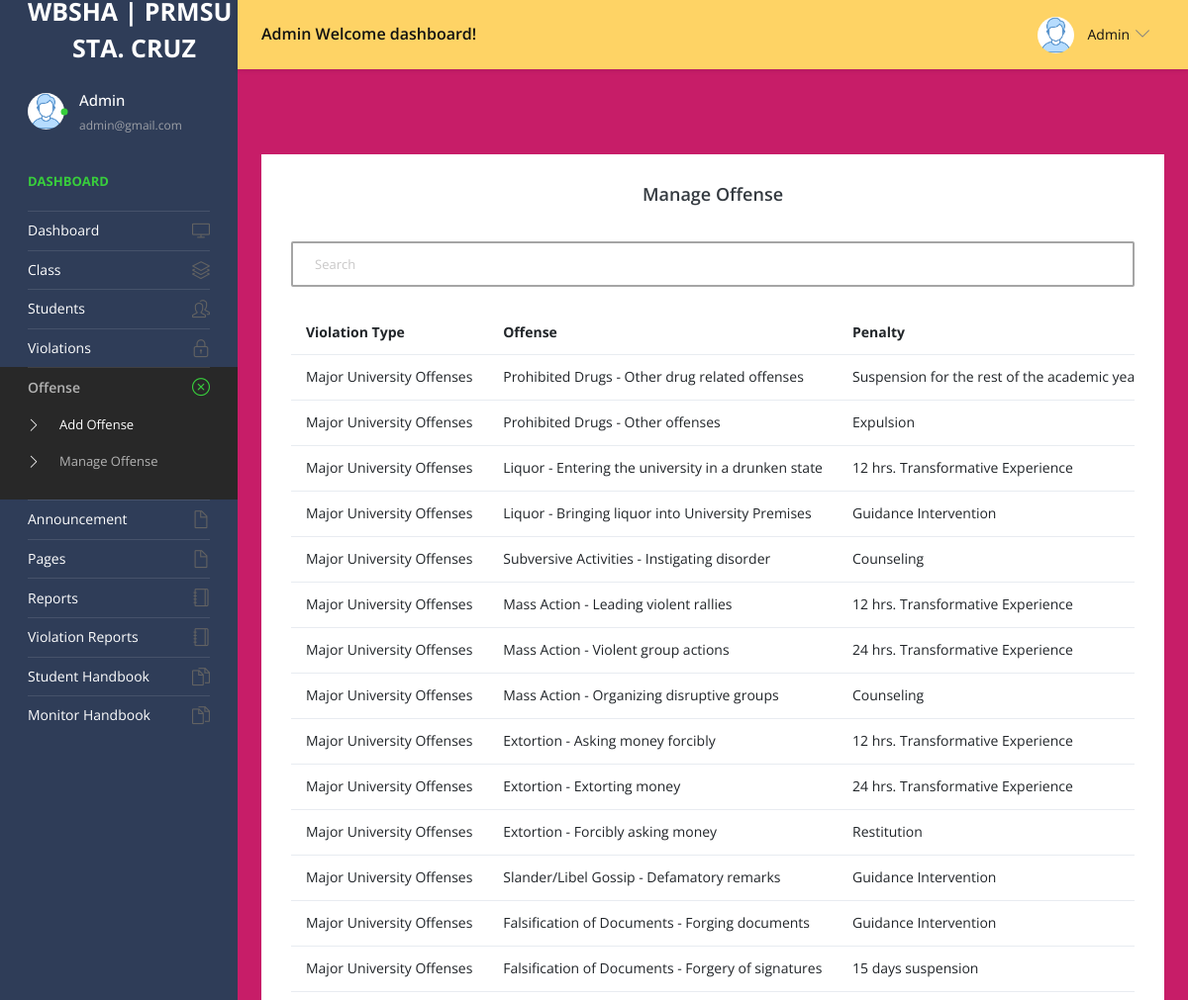
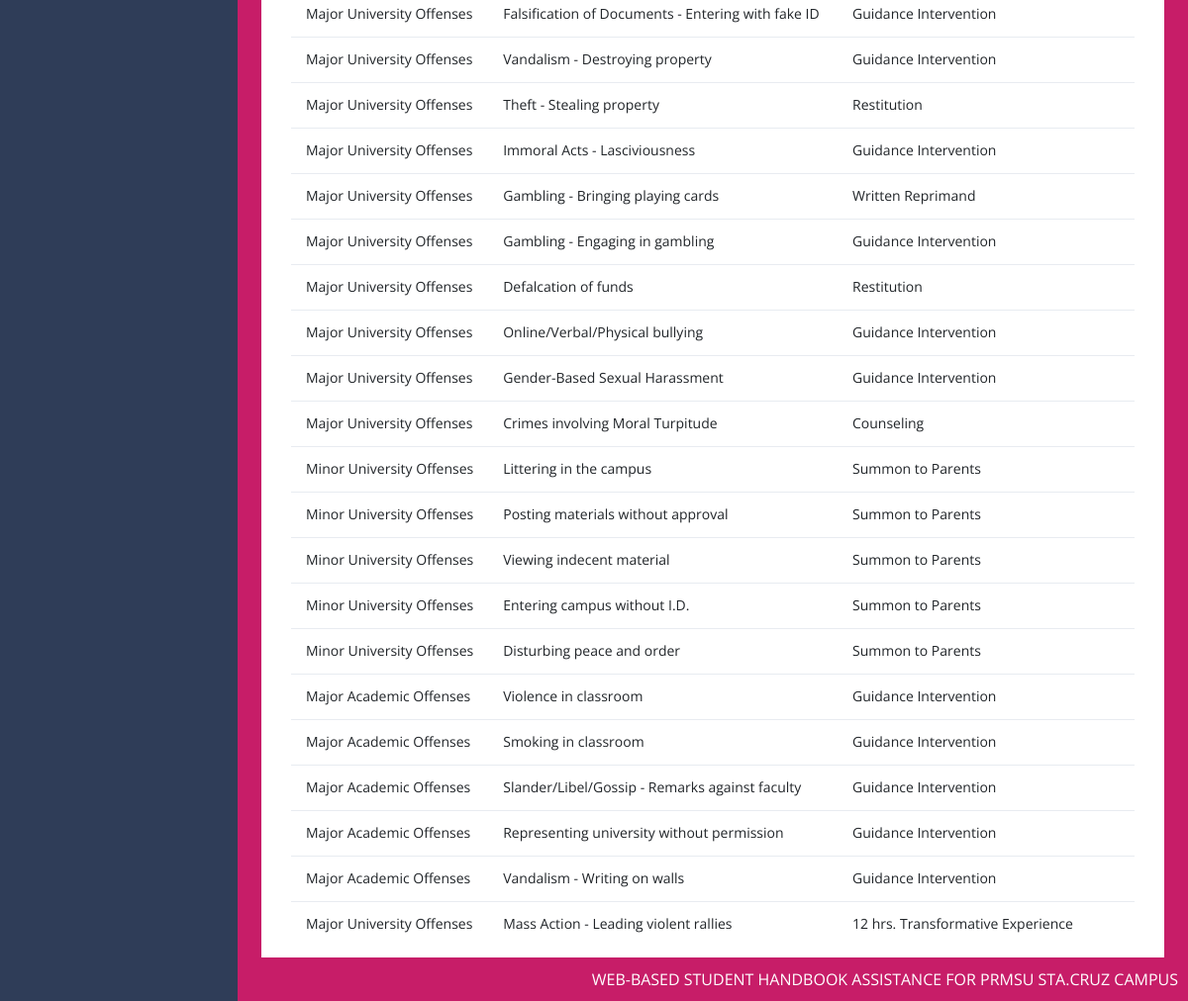
Screenshot of /admin/manage-offense.php (signed in) with the database file from the repository (2 pictures, top to bottom).
### tables this page shows
CREATE TABLE `tblviolations` (
  `id` int(11) NOT NULL,
  `student_id` int(11) NOT NULL,
  `violation_date` date NOT NULL,
  `violation_type` varchar(255) NOT NULL,
  `description` text NOT NULL,
  `Sanction` int(11) NOT NULL,
  `penalty` varchar(255) NOT NULL
);

### admin/manage-offense.php (the view, shortened to what this page needs)
<?php
include('includes/dbconnection.php');
if (strlen($_SESSION['sturecmsaid'] == 0)) {
  header('location:logout.php');
} else {
  ?>
  <!DOCTYPE html>
  <html lang="en">
  <head>
    <link rel="stylesheet" href="vendors/simple-line-icons/css/simple-line-icons.css">
    <link rel="stylesheet" href="vendors/flag-icon-css/css/flag-icon.min.css">
    <link rel="stylesheet" href="vendors/css/vendor.bundle.base.css">
    <link rel="stylesheet" href="./vendors/daterangepicker/daterangepicker.css">
    <link rel="stylesheet" href="./vendors/chartist/chartist.min.css">
    <link rel="stylesheet" href="./css/style.css">
  </head>
  <body>
    <div class="container-scroller">
      <?php include_once('includes/header.php'); ?>
      <div class="container-fluid page-body-wrapper">
        <?php include_once('includes/sidebar.php'); ?>
        <div class="main-panel">
          <div class="content-wrapper" style="background-color: #c71d68;">
            <div class="page-header">
              <nav aria-label="breadcrumb">
                <ol class="breadcrumb">
                </ol>
              </nav>
            </div>
            <div class="row">
              <div class="col-12 grid-margin stretch-card">
                <div class="card">
                  <div class="card-body">
                    <h4 class="card-title" style="text-align: center;">Manage Offense</h4>
                    <div class="table-responsive">
                      <input style="border: 2px #a5a5a5 solid;" type="text" id="searchInput" onkeyup="filterTable()"
                        placeholder="Search" class="form-control mb-4 mt-4">
                      <table class="table table-responsive" id="table">
                        <thead>
                          <tr>
                            <th class="font-weight-bold">Violation Type</th>
                            <th class="font-weight-bold">Offense</th>
                            <th class="font-weight-bold">Penalty</th>
                          </tr>
                        </thead>
                        <tbody>
                          <?php
                          if (isset($_GET['pageno'])) {
                            $pageno = $_GET['pageno'];
                          } else {
                            $pageno = 1;
                          }
                          $no_of_records_per_page = 1000;
                          $offset = ($pageno - 1) * $no_of_records_per_page;
                          $sql = "SELECT * FROM tblviolations LIMIT $offset, $no_of_records_per_page";
                          $query = $dbh->prepare($sql);
                          $query->execute();
                          $results = $query->fetchAll(PDO::FETCH_OBJ);
                          $cnt = 1;
                          if ($query->rowCount() > 0) {
                            foreach ($results as $row) { ?>
                              <tr>
                                <td><?php echo htmlentities($row->violation_type); ?></td>
                                <td><?php echo htmlentities($row->description); ?></td>
                                <td><?php echo htmlentities($row->penalty); ?></td>
                              </tr><?php $cnt++;
                            }
                          } ?>
                        </tbody>
                      </table>
                    </div>
                  </div>
                </div>
              </div>
            </div>
          </div>
        </div>
      </div>
    </div>
    <?php include_once('includes/footer.php'); ?>
  </body>
  </html>
<?php } ?>

### admin/includes/header.php (shortened to what this page needs)
<head>
</head>
<nav class="navbar default-layout-navbar col-lg-12 col-12 p-0 fixed-top d-flex flex-row" style="background-color: #FED365;">
  <div class="navbar-brand-wrapper d-flex align-items-center"style="background-color: #2f3d58;">
    <a class="navbar-brand brand-logo" href="dashboard.php">
         <strong style="color: white; display: block; font-size: 25px; line-height: 1; font-weight: bold;">
</strong>
<span style="display: block; font-size: 25px; color: white; margin-top: 0px; padding-left: 45px; padding-right: 1px; font-weight: bold;">
  STA. CRUZ
</span>
    </a>
  </div><?php
  $aid = $_SESSION['sturecmsaid'];
  $sql = "SELECT * from tbladmin where ID=:aid";
  $query = $dbh->prepare($sql);
  $query->bindParam(':aid', $aid, PDO::PARAM_STR);
  $query->execute();
  $results = $query->fetchAll(PDO::FETCH_OBJ);
  if ($query->rowCount() > 0) {
    foreach ($results as $row) { ?>
      <div class="navbar-menu-wrapper d-flex align-items-center flex-grow-1">
        <h5 class="mb-0 font-weight-medium d-none d-lg-flex"><?php echo htmlentities($row->AdminName); ?> Welcome dashboard!
        </h5>
        <ul class="navbar-nav navbar-nav-right ml-auto">
          <li class="nav-item dropdown d-none d-xl-inline-flex user-dropdown">
            <a class="nav-link dropdown-toggle" id="UserDropdown" href="#" data-toggle="dropdown" aria-expanded="false">
              <img class="img-xs rounded-circle ml-2" src="images/faces/face8.jpg" alt="Profile image"> <span
                class="font-weight-normal"> <?php echo htmlentities($row->AdminName); ?> </span></a>
              </div><?php $cnt = $cnt + 1;
    }
  } ?>
      </li>
    </ul>
  </div>
</nav>

### admin/includes/sidebar.php (shortened to what this page needs)
<nav class="sidebar sidebar-offcanvas" id="sidebar" style="background-color: #2f3d58;">
  <ul class="nav">
    <li class="nav-item nav-profile">
      <a href="#" class="nav-link">
        <div class="profile-image">
          <img class="img-xs rounded-circle" src="images/faces/face8.jpg" alt="profile image">
          <div class="dot-indicator bg-success"></div>
        </div>
        <div class="text-wrapper">
          <?php
          $aid = $_SESSION['sturecmsaid'];
          $sql = "SELECT * from tbladmin where ID=:aid";
          $query = $dbh->prepare($sql);
          $query->bindParam(':aid', $aid, PDO::PARAM_STR);
          $query->execute();
          $results = $query->fetchAll(PDO::FETCH_OBJ);
          $cnt = 1;
          if ($query->rowCount() > 0) {
            foreach ($results as $row) { ?>
              <p class="profile-name"><?php echo htmlentities($row->AdminName); ?></p>
              <p class="designation"><?php echo htmlentities($row->Email); ?></p><?php $cnt = $cnt + 1;
            }
          } ?>
        </div>
      </a>
    </li>
    <li class="nav-item nav-category">
      <span class="nav-link">Dashboard</span>
    </li>
    <li class="nav-item">
      <a class="nav-link" href="dashboard.php">
        <span class="menu-title">Dashboard</span>
        <i class="icon-screen-desktop menu-icon"></i>
      </a>
    </li>
    <li class="nav-item">
      <a class="nav-link" data-toggle="collapse" href="#ui-basic" aria-expanded="false" aria-controls="ui-basic">
        <span class="menu-title">Class</span>
        <i class="icon-layers menu-icon"></i>
      </a>
    </li>
    <li class="nav-item">
      <a class="nav-link" data-toggle="collapse" href="#ui-basic1" aria-expanded="false" aria-controls="ui-basic1">
        <span class="menu-title">Students</span>
        <i class="icon-people menu-icon"></i>
      </a>
    </li>
    <li class="nav-item">
      <a class="nav-link" data-toggle="collapse" href="#violations" aria-expanded="false" aria-controls="violations">
        <span class="menu-title">Violations</span>
        <i class="icon-lock menu-icon"></i>
      </a>
    </li>
    <li class="nav-item">
      <a class="nav-link" data-toggle="collapse" href="#offense" aria-expanded="false" aria-controls="offense">
        <span class="menu-title">Offense</span>
        <i class="icon-close menu-icon"></i>
      </a>
      <div class="collapse" id="offense">
        <ul class="nav flex-column sub-menu">
          <li class="nav-item"> <a class="nav-link" href="add-offense.php">Add Offense</a></li>
          <li class="nav-item"> <a class="nav-link" href="manage-offense.php">Manage Offense</a></li>
        </ul>
      </div>
    </li>
    <li class="nav-item">
      <a class="nav-link" data-toggle="collapse" href="#auth" aria-expanded="false" aria-controls="auth">
        <span class="menu-title">Announcement </span>
        <i class="icon-doc menu-icon"></i>
      </a>
    </li>
    <li class="nav-item">
      <a class="nav-link" data-toggle="collapse" href="#auth2" aria-expanded="false" aria-controls="auth">
        <span class="menu-title">Pages</span>
        <i class="icon-doc menu-icon"></i>
      </a>
    </li>
    <li class="nav-item">
      <a class="nav-link" href="between-dates-reports.php">
        <span class="menu-title">Reports</span>
        <i class="icon-notebook menu-icon"></i>
      </a>
    </li>
    <li class="nav-item">
      <a class="nav-link" href="violation-report.php">
        <span class="menu-title">Violation Reports</span>
        <i class="icon-notebook menu-icon"></i>
      </a>
    </li>
    <li class="nav-item">
      <a class="nav-link" href="handbook2.php">
        <span class="menu-title">Student Handbook</span>
        <i class="icon-docs menu-icon"></i>
      </a>
    </li>
    <li class="nav-item">
      <a class="nav-link" href="monitor.php">
        <span class="menu-title">Monitor Handbook</span>
        <i class="icon-docs menu-icon"></i>
      </a>
    </li>
  </ul>
</nav>

### admin/includes/footer.php (shortened to what this page needs)
<footer>
  <p>WEB-BASED STUDENT HANDBOOK ASSISTANCE FOR PRMSU STA.CRUZ CAMPUS</p>
</footer>

### admin/includes/footer.php (style rules this page uses)
footer { position: fixed; bottom: 0; left: 0; z-index: 0; background-color: #c71d68; width: 100%; padding: 10px; display: flex; align-items: center; color: #fff; justify-content: flex-end; }
footer > p { margin: 0; font-size: 16px; }

### rows the page displays
tblviolations: violation_type "Major University Offenses", description "Prohibited Drugs - Other drug related offenses", penalty "Suspension for the rest of the academic…"
tblviolations: violation_type "Major University Offenses", description "Prohibited Drugs - Other offenses", penalty "Expulsion"
tblviolations: violation_type "Major University Offenses", description "Liquor - Entering the university in a drunken state", penalty "12 hrs. Transformative Experience"
tblviolations: violation_type "Major University Offenses", description "Liquor - Bringing liquor into University Premises", penalty "Guidance Intervention"
tblviolations: violation_type "Major University Offenses", description "Subversive Activities - Instigating disorder", penalty "Counseling"
tblviolations: violation_type "Major University Offenses", description "Mass Action - Leading violent rallies", penalty "12 hrs. Transformative Experience"
tblviolations: violation_type "Major University Offenses", description "Mass Action - Violent group actions", penalty "24 hrs. Transformative Experience"
tblviolations: violation_type "Major University Offenses", description "Mass Action - Organizing disruptive groups", penalty "Counseling"
tblviolations: violation_type "Major University Offenses", description "Extortion - Asking money forcibly", penalty "12 hrs. Transformative Experience"
tblviolations: violation_type "Major University Offenses", description "Extortion - Extorting money", penalty "24 hrs. Transformative Experience"
tblviolations: violation_type "Major University Offenses", description "Extortion - Forcibly asking money", penalty "Restitution"
tblviolations: violation_type "Major University Offenses", description "Slander/Libel Gossip - Defamatory remarks", penalty "Guidance Intervention"
tblviolations: violation_type "Major University Offenses", description "Falsification of Documents - Forging documents", penalty "Guidance Intervention"
tblviolations: violation_type "Major University Offenses", description "Falsification of Documents - Forgery of signatures", penalty "15 days suspension"
tblviolations: violation_type "Major University Offenses", description "Falsification of Documents - Entering with fake ID", penalty "Guidance Intervention"
tblviolations: violation_type "Major University Offenses", description "Vandalism - Destroying property", penalty "Guidance Intervention"
tblviolations: violation_type "Major University Offenses", description "Theft - Stealing property", penalty "Restitution"
tblviolations: violation_type "Major University Offenses", description "Immoral Acts - Lasciviousness", penalty "Guidance Intervention"
tblviolations: violation_type "Major University Offenses", description "Gambling - Bringing playing cards", penalty "Written Reprimand"
tblviolations: violation_type "Major University Offenses", description "Gambling - Engaging in gambling", penalty "Guidance Intervention"
tblviolations: violation_type "Major University Offenses", description "Defalcation of funds", penalty "Restitution"
tblviolations: violation_type "Major University Offenses", description "Online/Verbal/Physical bullying", penalty "Guidance Intervention"
tblviolations: violation_type "Major University Offenses", description "Gender-Based Sexual Harassment", penalty "Guidance Intervention"
tblviolations: violation_type "Major University Offenses", description "Crimes involving Moral Turpitude", penalty "Counseling"
tblviolations: violation_type "Minor University Offenses", description "Littering in the campus", penalty "Summon to Parents"
tblviolations: violation_type "Minor University Offenses", description "Posting materials without approval", penalty "Summon to Parents"
tblviolations: violation_type "Minor University Offenses", description "Viewing indecent material", penalty "Summon to Parents"
tblviolations: violation_type "Minor University Offenses", description "Entering campus without I.D.", penalty "Summon to Parents"
tblviolations: violation_type "Minor University Offenses", description "Disturbing peace and order", penalty "Summon to Parents"
tblviolations: violation_type "Major Academic Offenses", description "Violence in classroom", penalty "Guidance Intervention"
tblviolations: violation_type "Major Academic Offenses", description "Smoking in classroom", penalty "Guidance Intervention"
tblviolations: violation_type "Major Academic Offenses", description "Slander/Libel/Gossip - Remarks against faculty", penalty "Guidance Intervention"
tblviolations: violation_type "Major Academic Offenses", description "Representing university without permission", penalty "Guidance Intervention"
tblviolations: violation_type "Major Academic Offenses", description "Vandalism - Writing on walls", penalty "Guidance Intervention"
tblviolations: violation_type "Major University Offenses", description "Mass Action - Leading violent rallies", penalty "12 hrs. Transformative Experience"

### other values shown
$row->AdminName "Admin"
$row->Email "admin@gmail.com"
